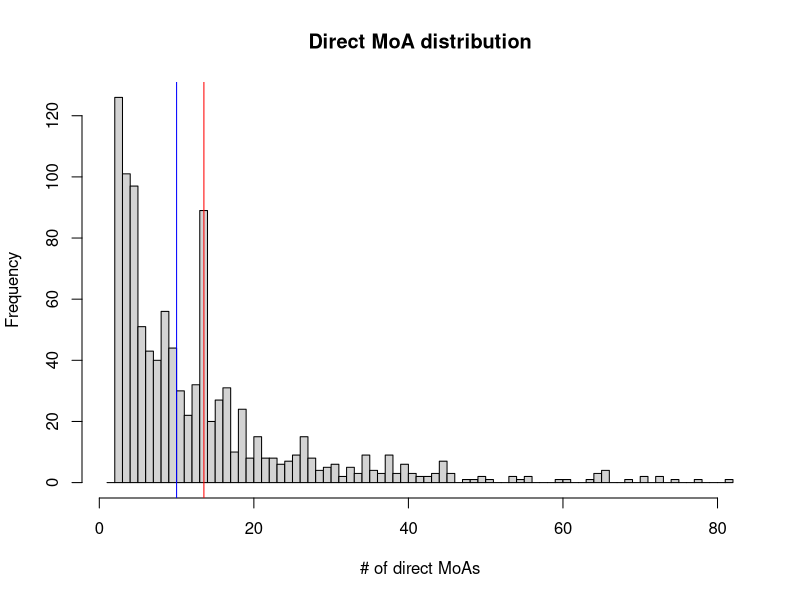
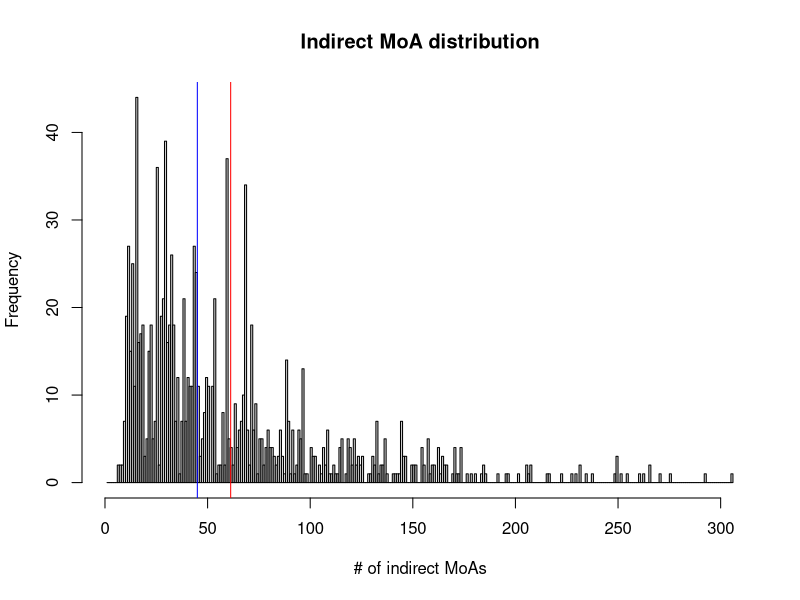

Write R code to recreate these figures, in order.
setwd("~/git/ftc/data/analysis")
data_direct <- read.csv(file="direct-distribution-moas.csv", head=TRUE, sep=",", quote = "\'")
no_direct <- data_direct$numberOfOccurences
no_moa <- no_direct[no_direct <= 2]
length(no_moa)
trim_no_direct <- no_direct[no_direct > 2]
summary(trim_no_direct)
hist(trim_no_direct, breaks=c(1:max(trim_no_direct)), ylab="Frequency", xlab="# of direct MoAs", main="Direct MoA distribution")
abline(v = mean(trim_no_direct), col = "red", lwd = 1)
abline(v = median(trim_no_direct), col = "blue", lwd = 1)

data_indirect <- read.csv(file="indirect-distribution-moas.csv", head=TRUE, sep=",", quote = "\'")
no_indirect <- data_indirect$numberOfOccurences
trim_no_indirect <- no_indirect[no_indirect > 4]
summary(trim_no_indirect)
hist(trim_no_indirect, breaks=c(1:max(trim_no_indirect)), ylab="Frequency", xlab="# of indirect MoAs", main="Indirect MoA distribution")
abline(v = mean(trim_no_indirect), col = "red", lwd = 1)
abline(v = median(trim_no_indirect), col = "blue", lwd = 1)